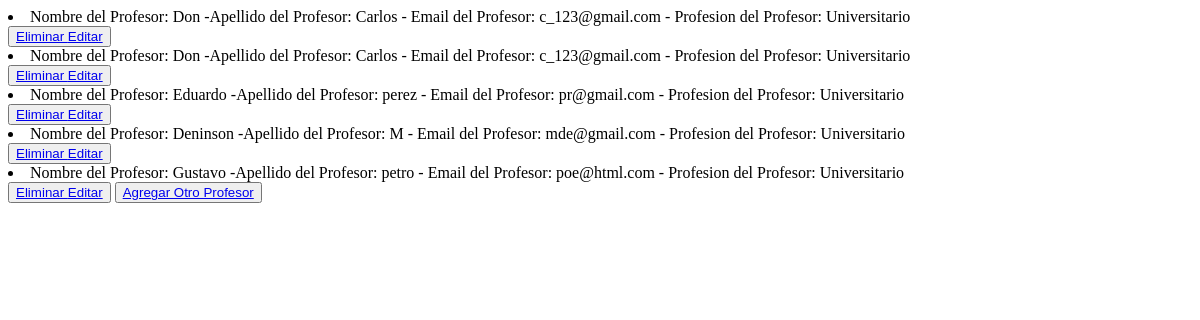
Page /appcoder/leerprofesores/ (signed in) on the earlier database version.
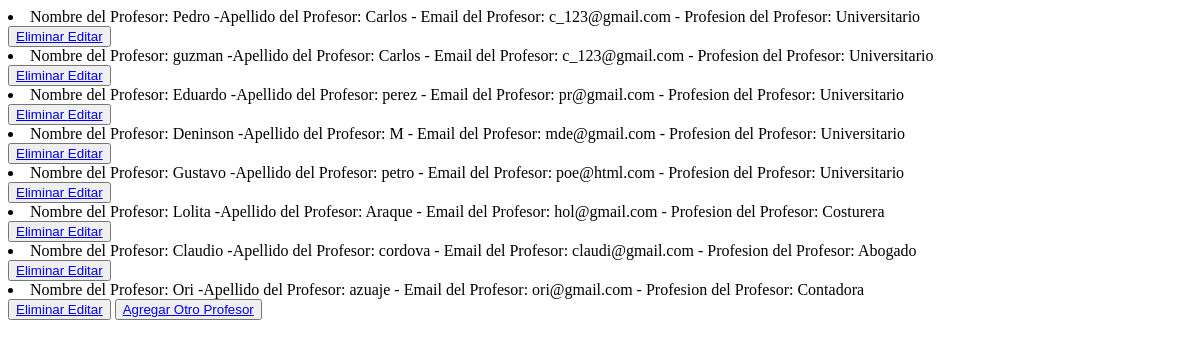
Same page on the later database version.
### appcoder/models.py (models this page shows)
class Profesor(models.Model):
    nombre = models.CharField(max_length=40)
    apellido = models.CharField(max_length=40)
    email = models.EmailField()
    profesion = models.CharField(max_length=40)
    def __str__(self):
        return f"Nombre del Profesor: {self.nombre} -Apellido del Profesor: {self.apellido} - Email del Profesor: {self.email} - Profesion del Profesor: {self.profesion} "

### appcoder/views.py (the view)
# urls.py: path("leerprofesores/", views.leerProfesores, name="LeerProfesores"),
@login_required
def leerProfesores(request):
    profesores = Profesor.objects.all()
    contexto = {"profesores":profesores}
    return render(request, "appcoder/leerprofesores.html", contexto)

### appcoder/templates/appcoder/leerprofesores.html (shortened to what this page needs)
<!DOCTYPE html>
<html lang="en">
<head>
</head>
<body>
    {% for p in profesores %}
        <li>{{p}}</li>
        <button>
        <a href= "{% url 'EliminarProfesores' p.nombre %}"> Eliminar </a>
        <a href= "{% url 'EditarProfesores' p.id %}"> Editar </a>
        </button>
    {% endfor %}
    <button>
    <a href= "{% url 'formularioprofesores'  %}"> Agregar Otro Profesor </a>
</button>
</body>
</html>

Differences in the rows shown:
changed Profesor: nombre+apellido+email "Nombre del Profesor: Don -Apellido del Profesor: Carlos - Email del Profesor: c_123@gmail.com - Profesion del Profesor: Universitario" → "Nombre del Profesor: Pedro -Apellido del Profesor: Carlos - Email del Profesor: c_123@gmail.com - Profesion del Profesor: Universitario"
changed Profesor: nombre+apellido+email "Nombre del Profesor: Don -Apellido del Profesor: Carlos - Email del Profesor: c_123@gmail.com - Profesion del Profesor: Universitario" → "Nombre del Profesor: guzman -Apellido del Profesor: Carlos - Email del Profesor: c_123@gmail.com - Profesion del Profesor: Universitario"
added Profesor: nombre+apellido+email "Nombre del Profesor: Lolita -Apellido del Profesor: Araque - Email del Profesor: hol@gmail.com - Profesion del Profesor: Costurera"
added Profesor: nombre+apellido+email "Nombre del Profesor: Claudio -Apellido del Profesor: cordova - Email del Profesor: claudi@gmail.com - Profesion del Profesor: Abogado"
added Profesor: nombre+apellido+email "Nombre del Profesor: Ori -Apellido del Profesor: azuaje - Email del Profesor: ori@gmail.com - Profesion del Profesor: Contadora"
